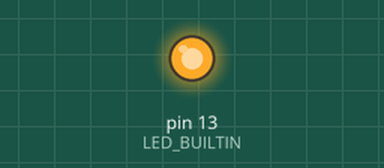
This sketch was run on a simulated Arduino Uno, built with avr-gcc and run on an emulated ATmega328P. On the bench: output pins drawn as LEDs (lit = HIGH).

Above: at 0.7 s.
At 24.4 s:
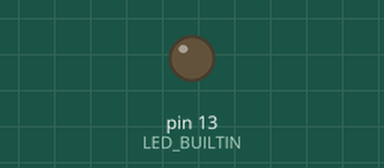
Timing chart, 0 to 28.3 s (numbered marks = the images above):
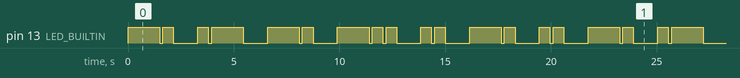

The sketch:

FirstNameBlink.ino
```cpp
/*
  First Name Blinky

  Display name as blink pattern formed using morse code
*/

// the setup function runs once when you press reset or power the board
void setup() {
  // initialize digital pin LED_BUILTIN as an output.
  pinMode(LED_BUILTIN, OUTPUT);
}

// the loop function runs over and over again forever
void loop() {
//calling procedures to blink name pattern
  N(); A(); N(); D(); I(); N(); I();

  }

//N is dat-dit '-.'
void N()
{
  line(); dot();
  delay(1000);
}

//A is di-dat '.-'
void A()
{
  dot(); line();
  delay(1000);
}

//D is dat-di-dit '-..'
void D()
{
  line(); dot(); dot();
  delay(1000);
}

//I is di-dit '.-'
void I()
{
  dot(); dot();
  delay(1000);
}

//K is dat-di-dat '-.-'
void K()
{
  line(); dot(); line();
  delay(1000);
}

//U is di-did-dat '..-'
void U()
{
  dot(); dot(); line();
  delay(1000);
}

//S is di-di-dit '...'
void S()
{
  dot(); dot(); dot();
  delay(1000);
}

//H is di-di-di-dit '....'
void H()
{
  dot(); dot();dot(); dot();
  delay(1000);
}

//L is di-dah-di-dit '.-..'
void L()
{
  dot(); line(); dot(); dot();
  delay(1000);
}

//the dash in morse calls for a longer blink
void line()
{
  digitalWrite(LED_BUILTIN, HIGH);   // turn the LED on (HIGH is the voltage level)
  delay(1500);                       // wait for one and a half second
  digitalWrite(LED_BUILTIN, LOW);    // turn the LED off by making the voltage LOW
  delay(150);
}

//the dot in morse calls for a shorter blink
void dot()
{
  digitalWrite(LED_BUILTIN, HIGH);   // turn the LED on (HIGH is the voltage level)
  delay(500);                       // wait for half a second
  digitalWrite(LED_BUILTIN, LOW);    // turn the LED off by making the voltage LOW
  delay(150);
}
```

Measured:
- by itself, pin 13 (LED_BUILTIN): moves between LOW and HIGH, repeating every 21.8 s
- by itself, everything shown: repeats every 21.8 s, in 30 steps
